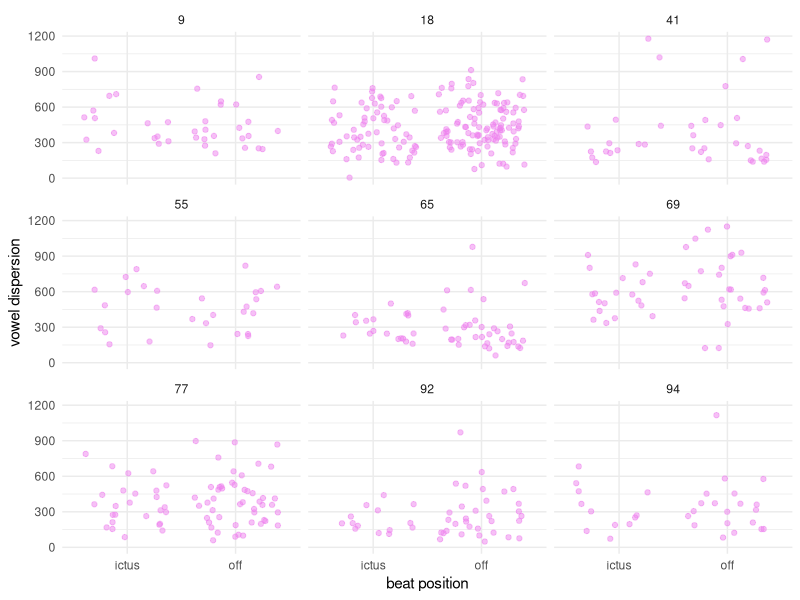
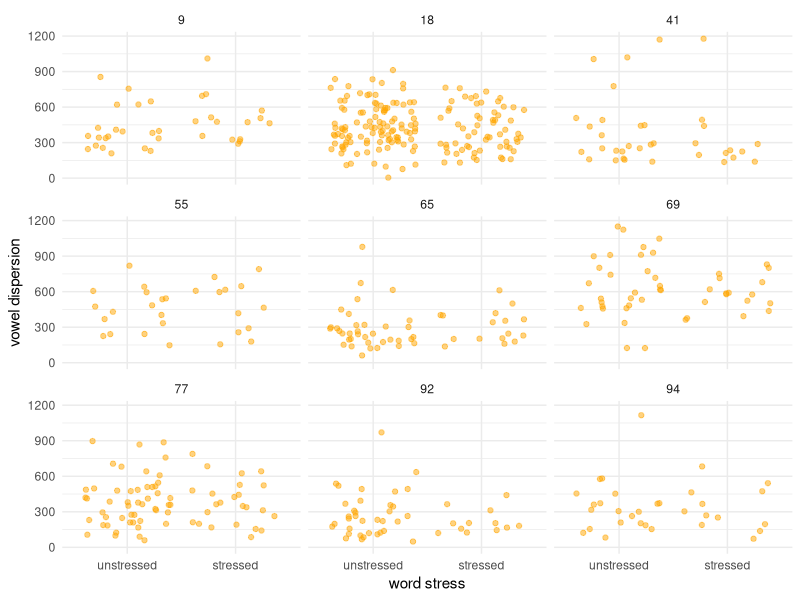
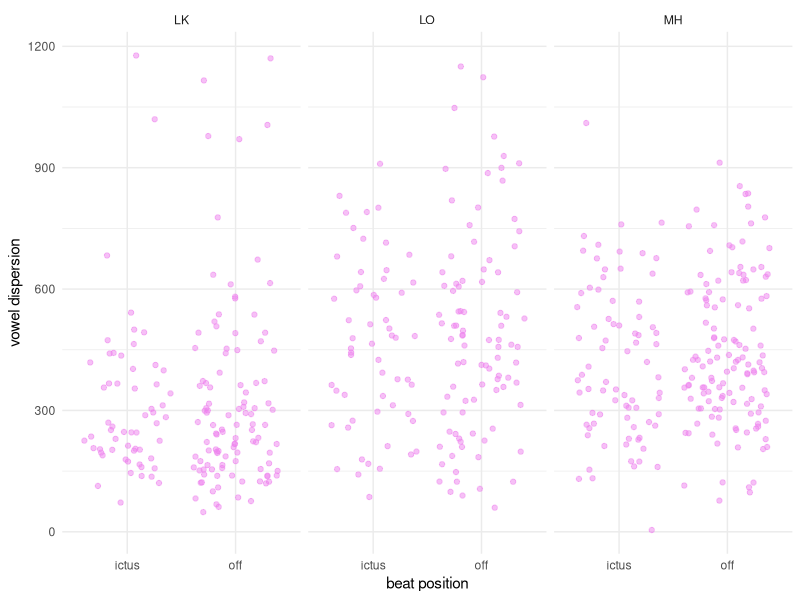
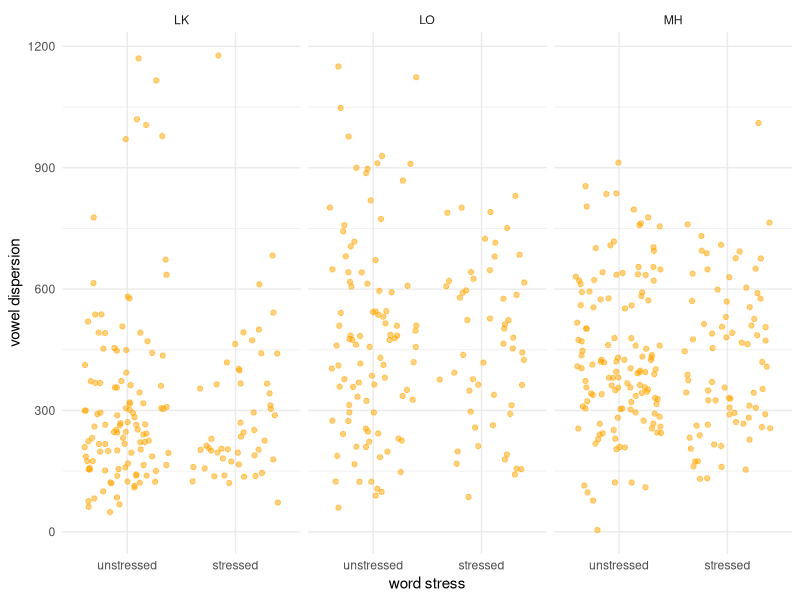
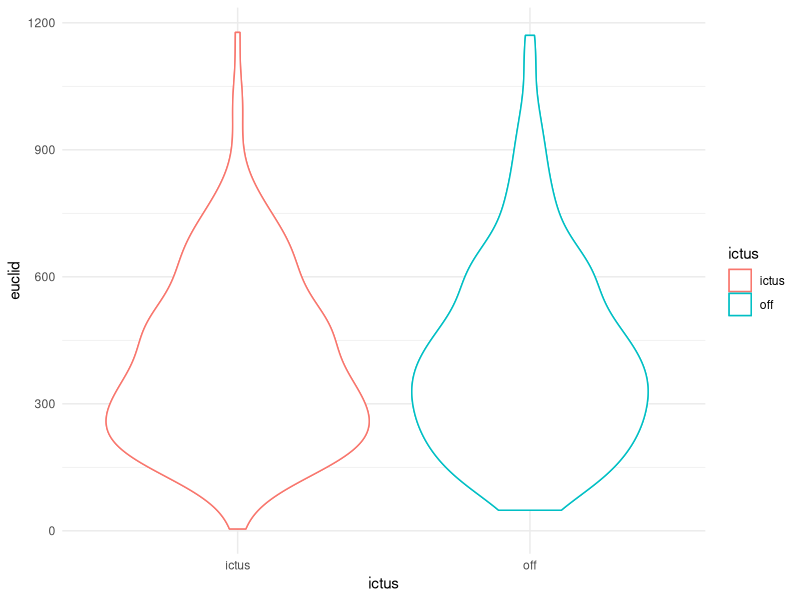

Here is the R script that generated these plots, in order:
## ---- chunk 1
library("lme4")
library("ggplot2")
library("broom")
library("dplyr")
spata_df <- read.csv("vowel_master.csv", header= TRUE)


spata_df$ictus <- as.factor(spata_df$ictus)
spata_df$stressed <- as.factor(spata_df$stressed)
spata_df$stressed <- recode_factor(spata_df$stressed, "0" = "unstressed","1" = "stressed")
spata_df$quantity <- as.factor(spata_df$quantity)
spata_df$song <- as.factor(spata_df$song)
spata_df$word <- as.factor(spata_df$word)
head(spata_df)
## ---- chunk 2
space_data <- filter(spata_df, spata_df$quantity!="3" & spata_df$shape != "VCC" & spata_df$shape != "VVC" & spata_df$shape != "VV" & spata_df$segment != "ɵ"& spata_df$segment != "ɵɵ" & spata_df$segment != "ɵː" & spata_df$segment != "o"& spata_df$segment != "oo"& spata_df$segment != "oː" & spata_df$segment != "æ"& spata_df$segment != "ææ" & spata_df$segment != "øː"& spata_df$segment != "æː")

(space_data)
## ---- chunk 3
ggplot(space_data,aes(ictus,euclid)) + 
  geom_jitter(color = "violet", alpha = 0.5) +
  facet_wrap("song") +
  labs(x = "beat position", y = "vowel dispersion") + 
  theme_minimal()
ggplot(space_data,aes(stressed,euclid)) + 
  geom_jitter(color = "orange", alpha = 0.5) +
  facet_wrap("song") +
  labs(x = "word stress", y = "vowel dispersion") + 
  theme_minimal()
ggplot(space_data,aes(ictus,euclid)) + 
  geom_jitter(color = "violet", alpha = 0.5) +
  facet_wrap("performer") +
  labs(x = "beat position", y = "vowel dispersion") + 
  theme_minimal()
ggplot(space_data,aes(stressed,euclid)) + 
  geom_jitter(color = "orange", alpha = 0.5) +
  facet_wrap("performer") +
  labs(x = "word stress", y = "vowel dispersion") + 
  theme_minimal()

## ---- chunk 4
ggplot(space_data,aes(x=ictus ,y=euclid,color = ictus)) + 
  geom_violin() + stat_ydensity() + theme_minimal() +
  labs( xlab = "beat" ,ylab = "euclidean distance") 
## ---- chunk 5
des_song_md <- lmer(euclid ~ stressed + ictus + quantity+ (1|song), REML = FALSE, data = space_data )
summary(des_song_md)
## ---- chunk 6
des_perf_md <- lmer(euclid ~ stressed + ictus + quantity + (1|performer), REML = FALSE, data = space_data )
summary(des_perf_md)
## ---- chunk 7
anova(des_song_md,des_perf_md)

## ---- chunk 8
des_max_md <- lmer(euclid ~ stressed + ictus + stressed*ictus + quantity + (1|song) + (1|performer), REML = FALSE, data = space_data )
summary(des_max_md)
## ---- chunk 9
des_sp_md <- lmer(euclid ~ stressed + ictus + quantity + (1|song) + (1|performer), REML = FALSE, data = space_data )
summary(des_sp_md)
## ---- chunk 10
des_null_md <- lmer(euclid ~  (1|song) + (1|performer), REML = FALSE, data = space_data )
summary(des_null_md)
## ---- chunk 11
anova(des_sp_md,des_max_md)
